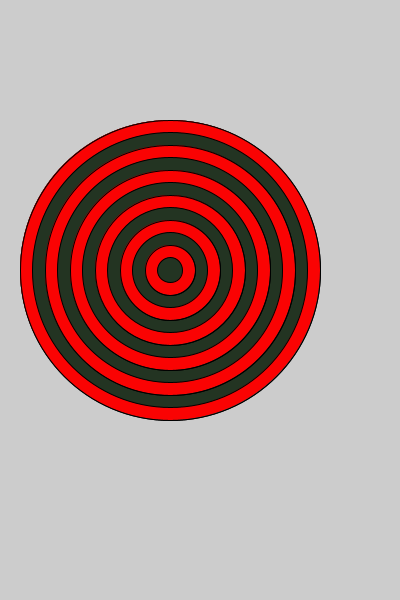
Frame 1 (no input)
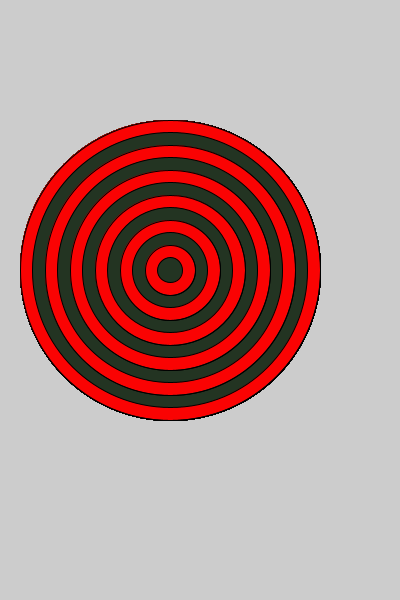
Frame 60 (the mouse pressed at the canvas centre just before this capture)
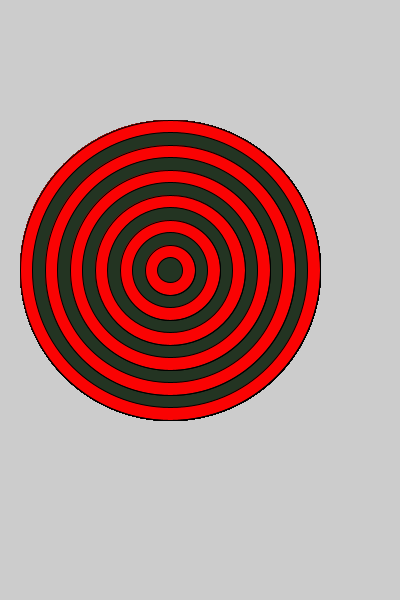
Frame 120 (the mouse held since frame 60 and released just before this capture)

The Processing sketch that drew these frames (run headless with seeded random() and noise(); from frame 60 on, the mouse is pressed at the canvas centre):

// Processing sketch: sketch_190905a
// ── sketch_190905a.pde
void setup(){
        size(400,600);
      
        
    }

    void draw(){
        for (int i = 0; i < 12; i++) {
          fill(#233422);
          ellipse(170, 270, 300-(i *25), 300- (i *25));
          if(i%2==0){
            fill(#FA0303);
            ellipse(170, 270, 300-(i *25), 300- (i *25));
        

    }
    }
    { 
    }}
